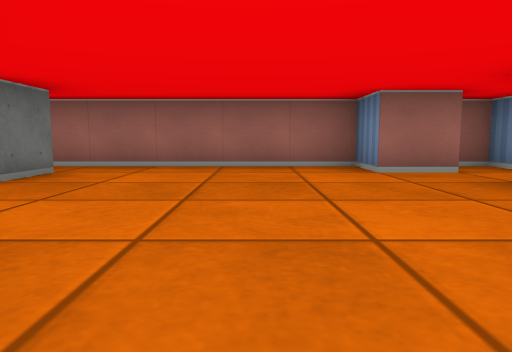
View 1 (above)

17 first-person views from a walk through a cub3D ray-caster map. The camera is about half as high as the walls, tilts 6° down and sees 70° across. The floor is counted in squares. Each view is taken from the middle of a square. On the plan, view 1 faces up. The plan holds only what a view shows up to about 9 squares ahead; the rest is blank. The place goes on beyond the plan.

View 2
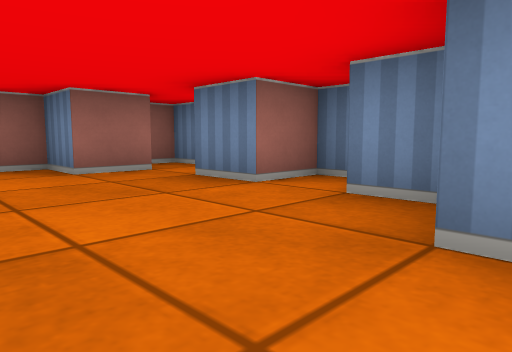

View 3
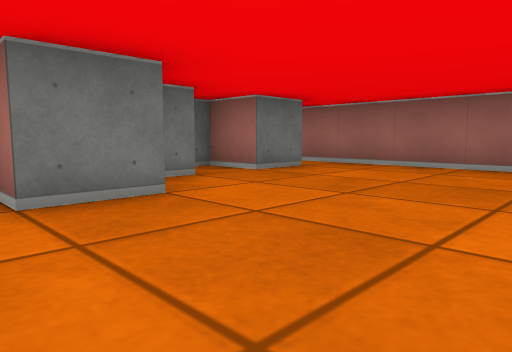

View 4
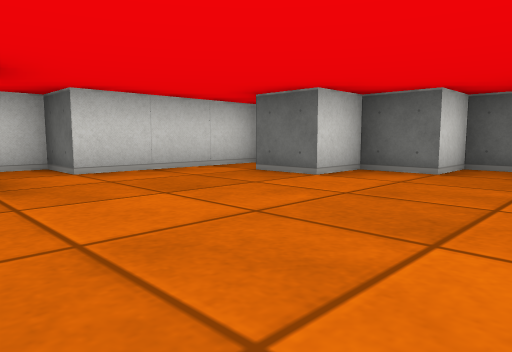

View 5
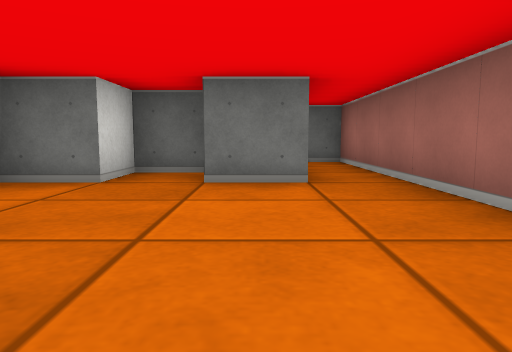

View 6
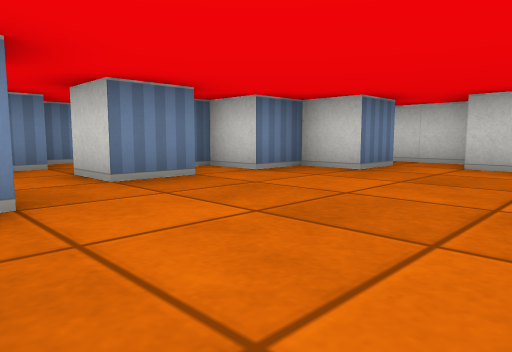

View 7
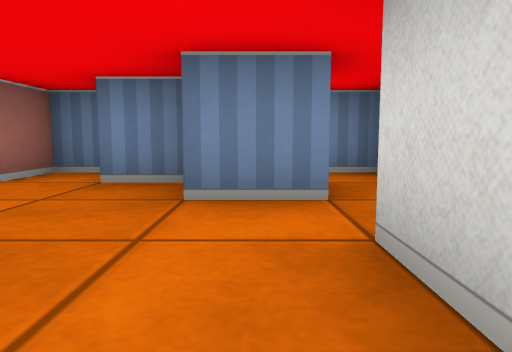

View 8
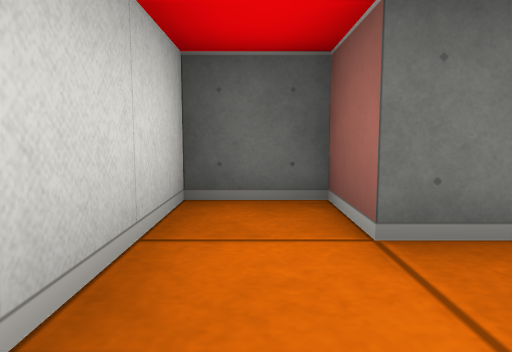

View 9
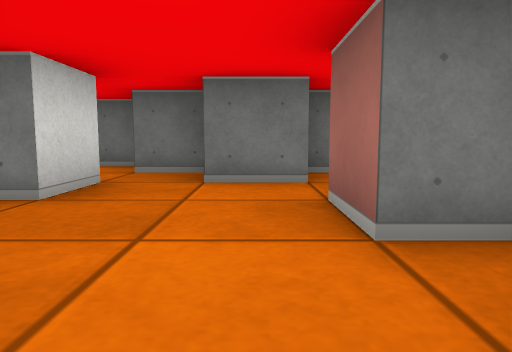

View 10
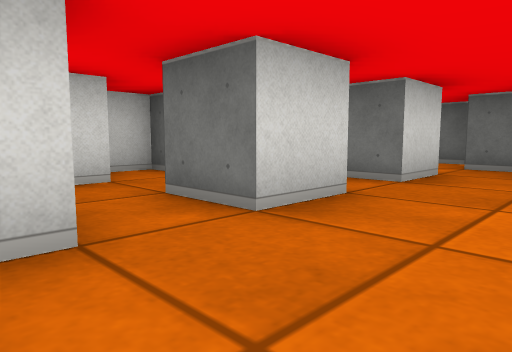

View 11
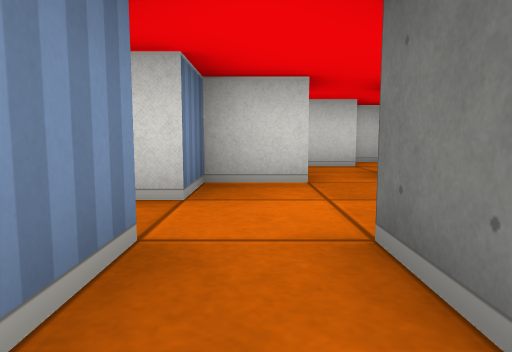

View 12
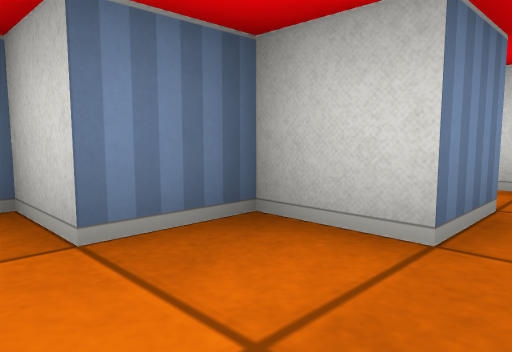

View 13
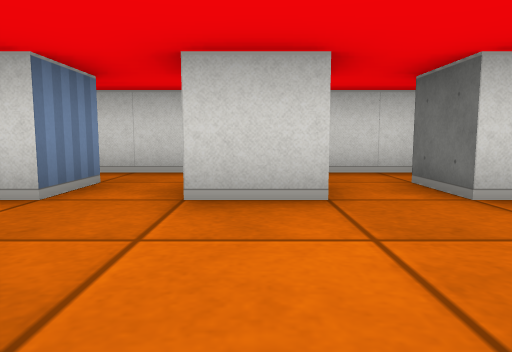

View 14
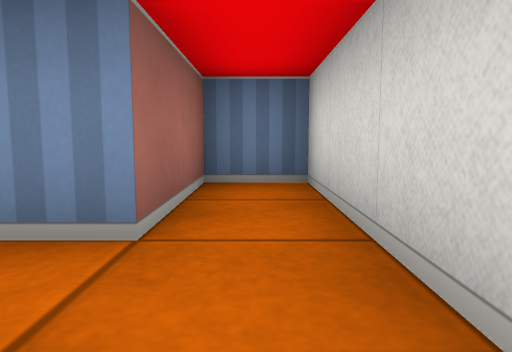

View 15
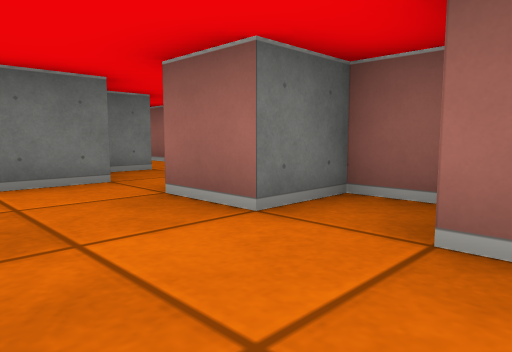

View 16
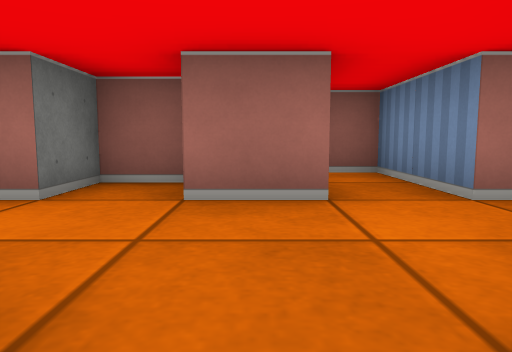

View 17
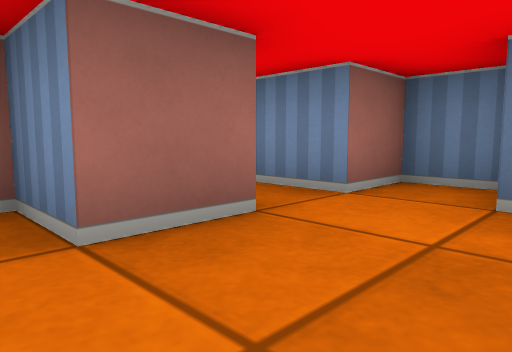

### Floor plan
Points are (right, up) in squares from view 1. A wall is a line through its corners. A room is listed if a view was taken in it or the views show most of it. See-through windows are left out.
Room 1 (views 1, 2, 4, 5, 6, 7, 8)
walls: (-2.5, 4.6) (-2.5, 3.5) (-3.5, 3.5) (-3.5, 2.5) (-2.5, 2.5) (-2.5, 1.5) (-1.5, 1.5) (-1.5, 0.5) (-2.5, 0.5) (-2.5, -0.5) (0.5, -0.5); (1.5, 0.5) (2.5, 0.5) (2.5, 1.5); (2.5, 2.5) (2.5, 3.5); (2.6, 4.5) (1.5, 4.5) (1.5, 5.5) (-5.5, 5.5) (-5.5, 4.9); (3.5, 1.5) (3.5, 2.5)
ways out: opening at (1, 0) to room 2; opening at (2, 4) to room 4
Room 2 (view 3)
walls: (1.5, -0.6) (1.5, 0.5); (2.5, 0.2) (2.5, -0.4); (0.5, -0.5) (0.5, -1.5) (2, -1.5); (3.5, -1.6) (3.5, -0.9)
ways out: opening at (1, 0) to room 1
Room 3 (views 9, 10, 11, 12, 13, 14, 15, 16, 17)
walls: (6.4, 0.5) (7.5, 0.5) (7.5, -0.5); (5.5, 2.8) (5.5, 3.2); (7.4, -1.5) (10.5, -1.5) (10.5, -0.5) (8.5, -0.5) (8.5, 0.5) (9.5, 0.5) (9.5, 1.5) (10.5, 1.5) (10.5, 2.5) (9.5, 2.5) (9.5, 4.5) (8.9, 4.5); (4.4, 0.5) (5.5, 0.5) (5.5, -0.5); (8.5, 3.4) (8.5, 2.5) (7.5, 2.5) (7.5, 3.5) (6.5, 3.5) (6.5, 2.5) (5.5, 2.5); (4.5, 2.6) (4.5, 1.5); (5, -1.5) (6.1, -1.5); (3.5, 1.5) (3.5, 0.5); (6.4, -2.5) (7.2, -2.5)
ways out: opening at (5, 3) to room 4
Room 4 (no view inside)
walls: (2.5, 3.5) (3.5, 3.5) (3.5, 2.5); (3.5, 4.9) (3.5, 5.5) (3, 5.5); (4.5, 3.4) (4.5, 4)
ways out: opening at (2, 4) to room 1; opening at (5, 3) to room 3

Positions as (right, up) in squares from view 1, and headings:
1: (0, 0), facing up
2: (0, 0), facing up-right
3: (1, 0), facing up-left
4: (2, 4), facing down-left
5: (1, 4), facing left
6: (-1, 5), facing down-right
7: (-1, 0), facing right
8: (0, 0), facing left
9: (8, 2), facing left
10: (9, 2), facing down-left
11: (9, 4), facing down
12: (8, 2), facing down-right
13: (7, 3), facing down
14: (7, -1), facing right
15: (8, 1), facing up-left
16: (8, 0), facing up
17: (7, 1), facing up-right
